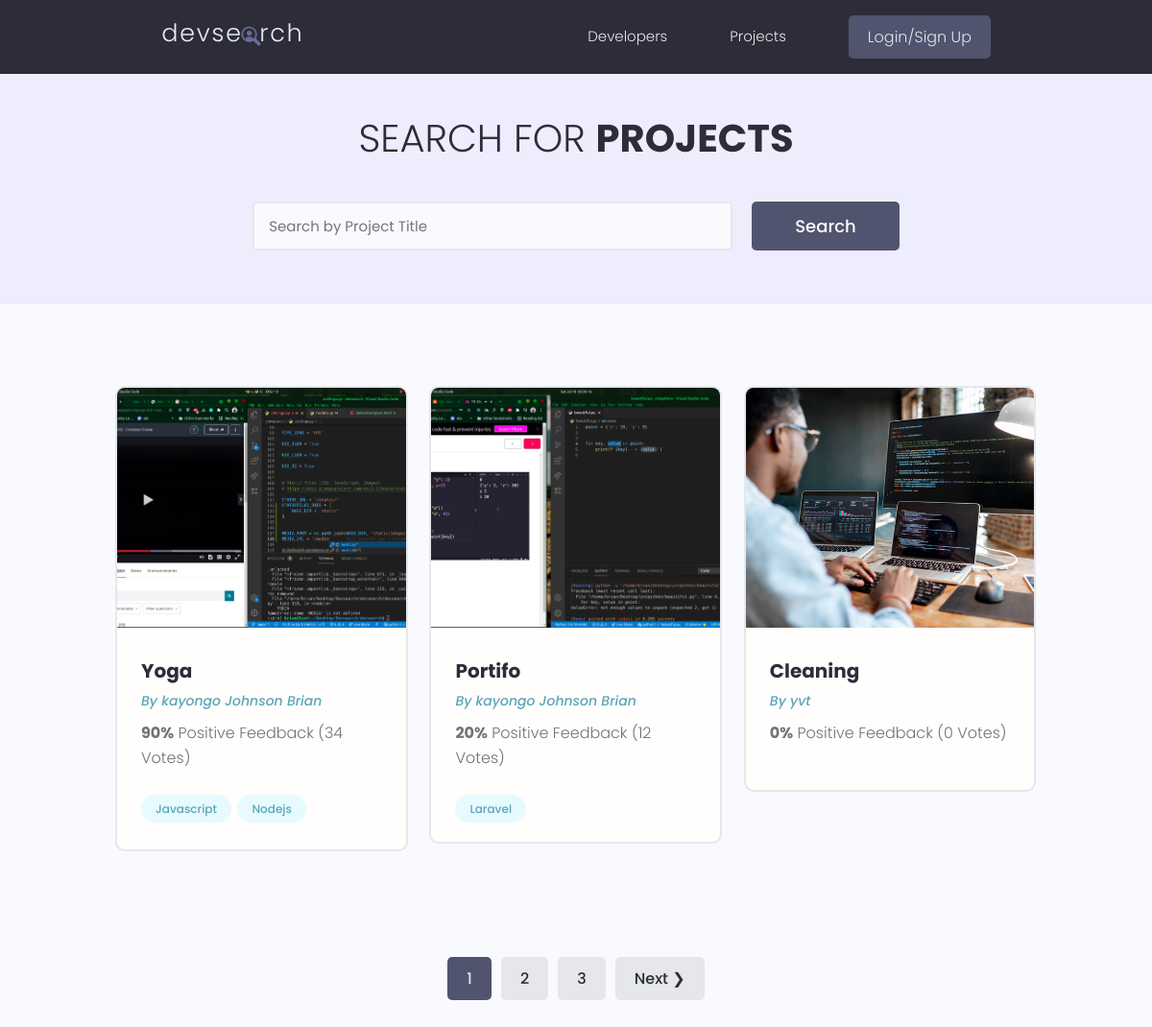
The app's page /projects/, older data.
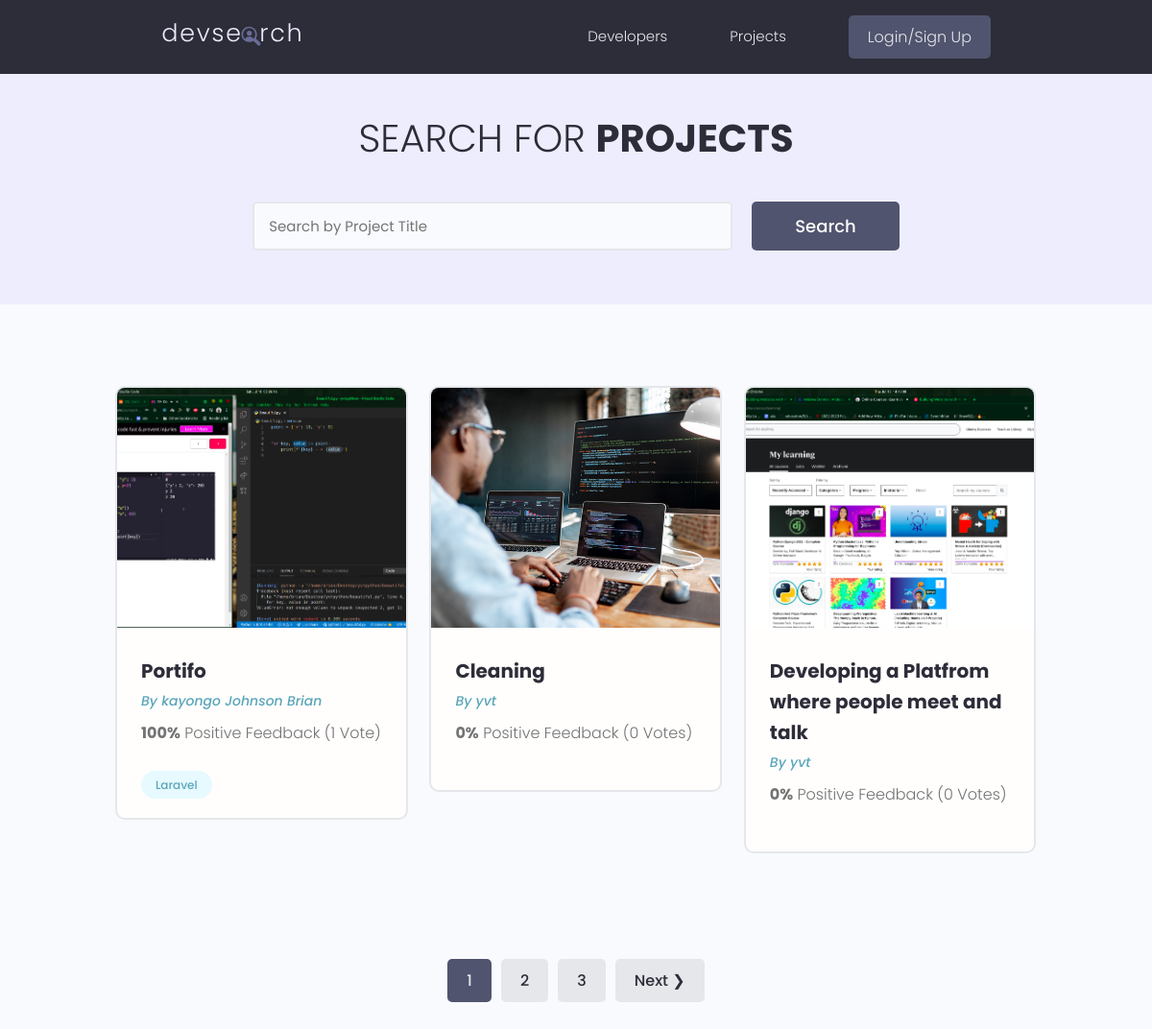
The same page, newer data.
### projects/models.py (models this page shows, shortened)
class Project(models.Model):
    owner = models.ForeignKey(
        Profile, null=True, blank=True, on_delete=models.SET_NULL)
    title = models.CharField(max_length=120)
    description = models.TextField(null=True, blank=True)
    featured_image = models.ImageField(
        null=True, blank=True, default="default.png")
    demo_link = models.CharField(max_length=2000, null=True, blank=True)
    source_link = models.CharField(max_length=2000, null=True, blank=True)
    tags = models.ManyToManyField('Tag', blank=True)
    vote_total = models.IntegerField(default=0, null=True, blank=True)
    vote_ratio = models.IntegerField(default=0, null=True, blank=True)
    created = models.DateTimeField(auto_now_add=True)
    id = models.UUIDField(default=uuid.uuid4,
                          primary_key=True, unique=True, editable=False)
    class Meta:
        ordering = ['-vote_ratio', '-vote_total', 'title']

class Tag(models.Model):
    name = models.CharField(max_length=200)
    created = models.DateTimeField(auto_now_add=True)
    id = models.UUIDField(default=uuid.uuid4,
                          primary_key=True, unique=True, editable=False)
    def __str__(self):
        return self.name

### users/models.py (models this page shows, shortened)
class Profile(models.Model):
    user = models.OneToOneField(
        User, on_delete=models.CASCADE, null=True, blank=True)
    username = models.CharField(max_length=200, null=True, blank=True)
    location = models.CharField(max_length=200, null=True, blank=True)
    name = models.CharField(max_length=200, null=True, blank=True)
    email = models.EmailField(null=True, blank=True, max_length=200)
    short_intro = models.CharField(max_length=200, null=True, blank=True)
    bio = models.TextField(null=True, blank=True)
    profile_image = models.ImageField(
        null=True, blank=True, upload_to="profiles/", default="profiles/user.png")
    social_github = models.CharField(max_length=200, null=True, blank=True)
    social_twiter = models.CharField(max_length=200, null=True, blank=True)
    social_youtube = models.CharField(max_length=200, null=True, blank=True)
    social_website = models.CharField(max_length=200, null=True, blank=True)
    id = models.UUIDField(default=uuid.uuid4,
                          primary_key=True, unique=True, editable=False)
    created = models.DateTimeField(auto_now_add=True)

### projects/views.py (the view)
# urls.py: path('', Index, name='index'),
def Index(request):
    projects, search_query = searchProject(request)
    custom_range, projects = paginationProjects(request, projects, 6)
    context = {'projects': projects,
               'search_query': search_query, 'custom_range': custom_range}
    return render(request, 'projects.html', context)

### projects/utils.py (called while the page is built)
def paginationProjects(request, projects, results):
    page = request.GET.get('page')
    result = 3
    paginator = Paginator(projects, result)
    try:
        projects = paginator.page(page)
    except PageNotAnInteger:
        page = 1
        projects = paginator.page(page)
    except EmptyPage:
        page = paginator.num_pages()
        projects = paginator.page(page)
    leftIndex = (int(page)-4)
    if leftIndex < 1:
        leftIndex = 1
    rightIndex = (int(page)+5)
    if rightIndex > paginator.num_pages:
        rightIndex = paginator.num_pages + 1
    custom_range = range(leftIndex, rightIndex)
    return custom_range, projects

def searchProject(request):
    search_query = ''
    if request.GET.get('search_query'):
        search_query = request.GET.get('search_query')
    tags = Tag.objects.filter(name__icontains=search_query)
    projects = Project.objects.distinct().filter(
        Q(title__icontains=search_query) |
        Q(description__icontains=search_query) |
        Q(owner__name__icontains=search_query) |
        Q(tags__in=tags)
    )
    return projects, search_query

### templates/projects.html (shortened to what this page needs)
{% extends 'main.html' %} {% load static %}{% block content %}
<main class="projects">
    <section  class="hero-section text-center">
        <div class="container container--narrow">
            <div class="hero-section__box">
                <h2>Search for <span>Projects</span></h2>
            </div>
            <div class="hero-section__search">
                <form id="searchForm"  class="form" action="{% url 'index' %}" method="get">
                    <div class="form__field">
                        <input value="{{ search_query }}" class="input input--text" id="formInput#search" type="text" name="search_query" placeholder="Search by Project Title" />
                    </div>
                    <input class="btn btn--sub btn--lg" type="submit" value="Search" />
                </form>
            </div>
        </div>
    </section>
    <section class="projectsList">
        <div class="container">
            <div class="grid grid--three">
                {% for project in projects %}
                <div class="column">
                    <div class="card project">
                        <a href="{% url 'project' project.id %}" class="project">
                            <img class="project__thumbnail" src="{{ project.featured_image.url }}" alt="project thumbnail" />
                            <div class="card__body">
                                <h3 class="project__title">{{ project.title }}</h3>
                                <p><a class="project__author" href="{% url 'user-profile' project.owner.id %}">By {{ project.owner.name }}</a></p>
                                <p class="project--rating">
                                    <span style="font-weight: bold;">{{ project.vote_ratio }}%</span> Positive Feedback ({{ project.vote_total }} Vote{{project.vote_total|pluralize:"s" }})
                                </p>
                                <div class="project__tags">
                                    {% for tag in project.tags.all %}
                                    <span class="tag tag--pill tag--main">
                                        <small>{{ tag }}</small>
                                    </span> {% endfor %}
                                </div>
                            </div>
                        </a>
                    </div>
                </div>
                {% endfor %}
            </div>
        </div>
    </section>
    {% include 'pagination.html' with query_set=projects custom_range=custom_range %}
</main>
{% endblock content %}

Row changes from the older to the newer data that the page shows:
no longer on this page (row edited): Project: featured_image (picture), title "Yoga", owner.name "kayongo Johnson Brian", vote_ratio "90", vote_total "34"
no longer on this page (row unchanged): Tag: name "Javascript", shown under "Yoga"
no longer on this page (row unchanged): Tag: name "Nodejs", shown under "Yoga"
changed Project "Portifo": vote_ratio "20" → "100"; vote_total "12" → "1"
now on this page (row unchanged): Project: featured_image (picture), title "Developing a Platfrom where people meet and talk", owner.name "yvt", vote_ratio "0", vote_total "0"
